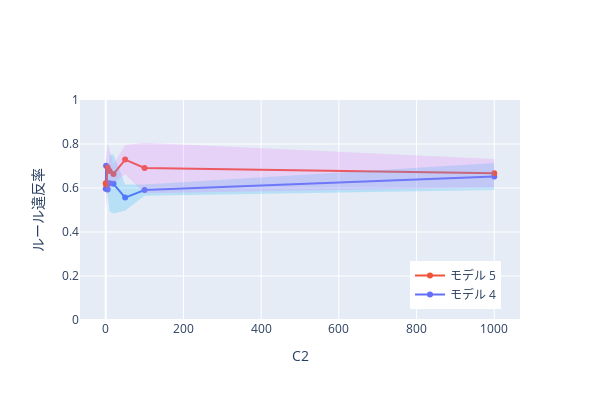

Here is the notebook cell this chart was saved with:
### Code cell
import plotly.graph_objects as go

index = ['モデル 4', 'モデル 5']

# データを準備
tmp_mean = [
    {info: df.loc['linear svm (L)', 'violation_rate'] for info, df in zip(infos, dfs_mean)},
    {info: df.loc['non-linear svm (L)', 'violation_rate'] for info, df in zip(infos, dfs_mean)}
]
tmp_mean = pd.DataFrame(tmp_mean, index=index)

tmp_std = [
    {info: df.loc['linear svm (L)', 'violation_rate'] for info, df in zip(infos, dfs_std)},
    {info: df.loc['non-linear svm (L)', 'violation_rate'] for info, df in zip(infos, dfs_std)}
]
tmp_std = pd.DataFrame(tmp_std, index=index)

# 折れ線グラフの作成
fig = go.Figure()

# 平均値のプロット
fig.add_trace(
    go.Scatter(
        x=tmp_mean.columns,
        y=tmp_mean.iloc[0, :],
        mode='lines+markers', 
        name=tmp_mean.index[0]
    )
)

fig.add_trace(
    go.Scatter(
        x=tmp_mean.columns,
        y=tmp_mean.iloc[1, :],
        mode='lines+markers', 
        name=tmp_mean.index[1]
    )
)

# 標準偏差の縦棒の追加
fig.add_trace(
    go.Scatter(
        x=tmp_mean.columns,
        y=tmp_mean.iloc[0, :] + tmp_std.iloc[0, :],
        mode='lines',
        line=dict(color='rgba(0,176,246,0.2)', width=0),
        showlegend=False
    )
)

fig.add_trace(
    go.Scatter(
        x=tmp_mean.columns,
        y=tmp_mean.iloc[0, :] - tmp_std.iloc[0, :],
        mode='lines',
        fill='tonexty',
        fillcolor='rgba(0,176,246,0.2)',
        line=dict(color='rgba(255,255,255,0)'),
        showlegend=False
    )
)

fig.add_trace(
    go.Scatter(
        x=tmp_mean.columns,
        y=tmp_mean.iloc[1, :] + tmp_std.iloc[1, :],
        mode='lines',
        line=dict(color='rgba(231,107,243,0.2)', width=0),
        showlegend=False
    )
)

fig.add_trace(
    go.Scatter(
        x=tmp_mean.columns,
        y=tmp_mean.iloc[1, :] - tmp_std.iloc[1, :],
        mode='lines',
        fill='tonexty',
        fillcolor='rgba(231,107,243,0.2)',
        line=dict(color='rgba(255,255,255,0)'),
        showlegend=False
    )
)

fig.update_layout(
    height=400,
    width=600,
    legend=dict(
        x=0.75,
        y=0.05
    ),
    xaxis_title='C2', 
    yaxis_title='ルール違反率', 
    yaxis=dict(range=[0, 1])
)
fig.show()

### Figure 1 — Plotly figure (JSON) as saved in the notebook; plotly's stock layout.template omitted (floating-point values rounded to 4 significant figures)
{"data": [{"mode": "lines+markers", "name": "モデル 4", "type": "scatter", "x": [0.1, 1, 5, 10, 20, 50, 100, 1000], "y": [0.5963, 0.701, 0.5935, 0.622, 0.6189, 0.5563, 0.5906, 0.6525]}, {"mode": "lines+markers", "name": "モデル 5", "type": "scatter", "x": [0.1, 1, 5, 10, 20, 50, 100, 1000], "y": [0.6215, 0.6158, 0.6928, 0.6769, 0.6631, 0.729, 0.6911, 0.6666]}, {"line": {"color": "rgba(0,176,246,0.2)", "width": 0}, "mode": "lines", "showlegend": false, "type": "scatter", "x": [0.1, 1, 5, 10, 20, 50, 100, 1000], "y": [0.6275, 0.8057, 0.6215, 0.7509, 0.7535, 0.6157, 0.6163, 0.7136]}, {"fill": "tonexty", "fillcolor": "rgba(0,176,246,0.2)", "line": {"color": "rgba(255,255,255,0)"}, "mode": "lines", "showlegend": false, "type": "scatter", "x": [0.1, 1, 5, 10, 20, 50, 100, 1000], "y": [0.565, 0.5962, 0.5656, 0.4932, 0.4844, 0.4969, 0.5648, 0.5913]}, {"line": {"color": "rgba(231,107,243,0.2)", "width": 0}, "mode": "lines", "showlegend": false, "type": "scatter", "x": [0.1, 1, 5, 10, 20, 50, 100, 1000], "y": [0.717, 0.7195, 0.8042, 0.7704, 0.7073, 0.796, 0.8062, 0.7316]}, {"fill": "tonexty", "fillcolor": "rgba(231,107,243,0.2)", "line": {"color": "rgba(255,255,255,0)"}, "mode": "lines", "showlegend": false, "type": "scatter", "x": [0.1, 1, 5, 10, 20, 50, 100, 1000], "y": [0.5259, 0.5122, 0.5814, 0.5835, 0.6188, 0.6621, 0.5761, 0.6017]}], "layout": {"height": 400, "legend": {"x": 0.75, "y": 0.05}, "width": 600, "xaxis": {"title": {"text": "C2"}}, "yaxis": {"range": [0, 1], "title": {"text": "ルール違反率"}}}}
